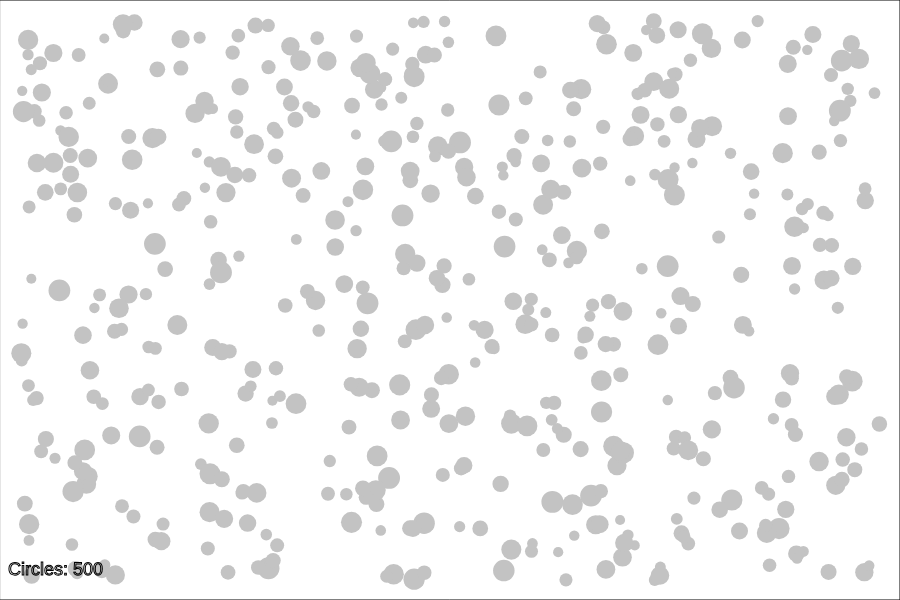
Frame 1 (no input)
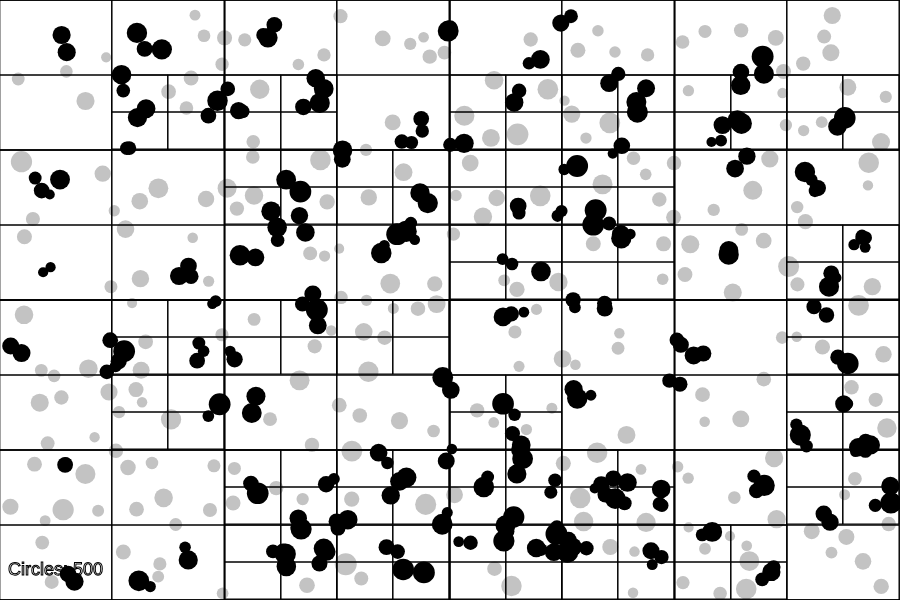
Frame 60 (no input)
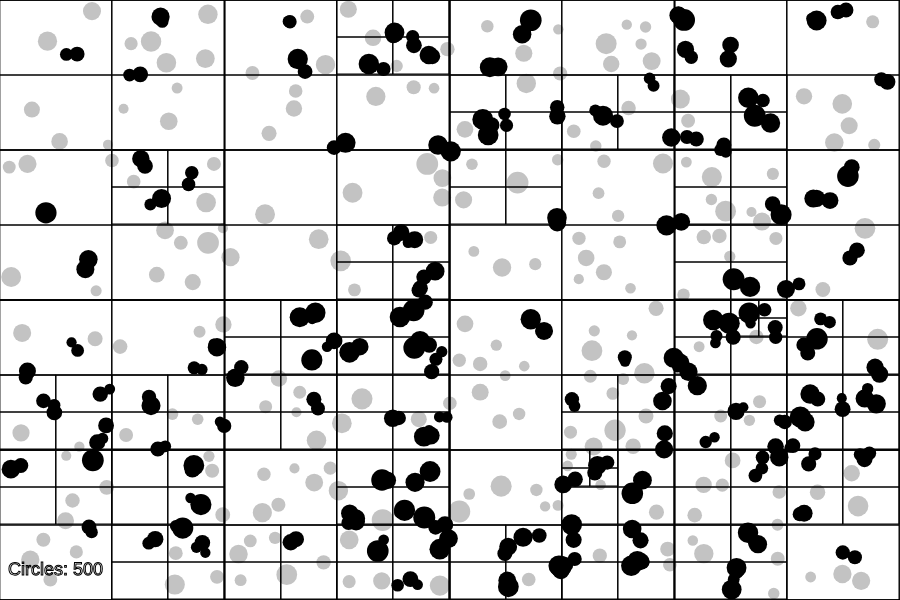
Frame 120 (the mouse pressed at the canvas centre since frame 60)

The p5.js sketch that drew these frames (run headless with seeded random() and noise() and a simulated clock; from frame 60 on, the mouse is pressed at the canvas centre):

// p5.js sketch
// ── sketch.js
let circles = [];
let quadTree;

let circleCount = 500;

function setup() {
    let canvasWidth = 900;
    let canvasHeight = 600;
    createCanvas(canvasWidth, canvasHeight);

    const bounds = new Rectangle(0, 0, canvasWidth, canvasHeight);
    quadTree = new QuadTree(bounds, 10);

    createCircles();
}

function draw() {
    background(255);

    renderCircles();
    quadTree.render();
    updateCircles();
    checkCollision();
    fillQuadTree();

    renderCircleCount();
}

function renderCircleCount() {
    textSize(18);
    text(`Circles: ${circleCount}`, 8, height - 25);
}

function randomizeCircleCount() {
    circleCount = Math.floor(random(50, 600));
    createCircles();
}

function createCircles() {
    circles = [];
    for (let i = 0; i < circleCount; i++) {
        circles[i] = new Circle(
            i,
            random(20, width - 20),
            random(20, height - 20)
        );
    }
}

function updateCircles() {
    for (let circle of circles) {
        circle.move();
    }
}

function renderCircles() {
    for (let circle of circles) {
        circle.render();
        circle.setHighlight(false);
    }
}

function fillQuadTree() {
    quadTree.clear();
    for (const circle of circles) {
        quadTree.insert(circle);
    }
}

function checkCollision() {
    for (let outer of circles) {
        const retCircles = quadTree.retrieve(outer);

        for (let inner of retCircles) {
            if (outer !== inner && outer.intersects(inner)) {
                outer.setHighlight(true);
            }
        }
    }
}

// ── Circle.js
class Circle {
    constructor(id, x, y) {
        this.id = id;
        this.x = x;
        this.y = y;
        this.velocity = { x: random(-2, 3), y: random(-2, 3) };
        this.radius = random(5, 11);
        this.diameter = this.radius * 2;
        this.height = this.diameter;
        this.width = this.diameter;
        this.highlight = false;
    }

    move() {
        this.x += this.velocity.x;
        this.y += this.velocity.y;

        if (this.x > width - this.radius || this.x < 0 + this.radius) {
            this.velocity.x *= -1;
        }

        if (this.y > height - this.radius || this.y < 0 + this.radius) {
            this.velocity.y *= -1;
        }
    }

    intersects(other) {
        const distance = dist(this.x, this.y, other.x, other.y);
        return distance < this.radius + other.radius;
    }

    setHighlight(value) {
        this.highlight = value;
    }

    render() {
        const fillColor = this.highlight ? 0 : 195;
        noStroke();
        fill(fillColor);
        circle(this.x, this.y, this.diameter);
    }
}

// ── QuadTree.js
const NW = 0;
const NE = 1;
const SW = 2;
const SE = 3;

class QuadTree {
    maxCapacity = 10;
    maxLevels = 150;

    constructor(bounds, level) {
        this.bounds = bounds;
        this.elements = [];
        this.quadrants = [];
        this.level = level;
        this.isSplit = false;
    }

    /**
     * Insert an element into the quad tree. If the limit is surpassed split the quadrant
     */
    insert(element) {
        if (this.isSplit) {
            const indexes = this.index(element);

            for (const index of indexes) {
                this.quadrants[index].insert(element);
            }

            return;
        }

        this.elements.push(element);

        if (
            this.elements.length > this.maxCapacity &&
            this.level < this.maxLevels
        ) {
            if (!this.isSplit) {
                this.split();
            }

            for (const existingElement of this.elements) {
                const indexes = this.index(existingElement);

                for (const index of indexes) {
                    this.quadrants[index].insert(existingElement);
                }
            }

            this.elements = [];
        }
    }

    /**
     * Splits the current quadrant into 4
     */
    split() {
        const x = Math.floor(this.bounds.x);
        const y = Math.floor(this.bounds.y);
        const w = Math.floor(this.bounds.width / 2);
        const h = Math.floor(this.bounds.height / 2);

        this.isSplit = true;

        // North West Quadrant
        this.quadrants[NW] = new QuadTree(
            new Rectangle(x, y, w, h),
            this.level + 1
        );

        // North East Quadrant
        this.quadrants[NE] = new QuadTree(
            new Rectangle(x + w, y, w, h),
            this.level + 1
        );

        // South West Quadrant
        this.quadrants[SW] = new QuadTree(
            new Rectangle(x, y + h, w, h),
            this.level + 1
        );

        // South East Quadrant
        this.quadrants[SE] = new QuadTree(
            new Rectangle(x + w, y + h, w, h),
            this.level + 1
        );
    }

    /**
     * Clears all the values from the QuadTree
     */
    clear() {
        this.elements = [];

        for (const quadrant of this.quadrants) {
            if (quadrant.isSplit) {
                quadrant.clear();
            }
        }

        this.quadrants = [];
        this.isSplit = false;
    }

    /**
     * Get the index of the quadrant the element is in
     */
    index(element) {
        const indexes = [];
        const verticalMidpoint = this.bounds.x + this.bounds.width / 2;
        const horizontalMidpoint = this.bounds.y + this.bounds.height / 2;

        const startNorth = element.y < horizontalMidpoint;
        const startWest = element.x < verticalMidpoint;
        const endEast = element.x + element.width > verticalMidpoint;
        const endSouth = element.y + element.height > horizontalMidpoint;

        // check the bounds of each quadrant
        if (startNorth && endEast) indexes.push(NE);
        if (startWest && startNorth) indexes.push(NW);
        if (startWest && endSouth) indexes.push(SW);
        if (endEast && endSouth) indexes.push(SE);

        return indexes;
    }

    /**
     * Retrieve all the elements with which there could be a collision
     */
    retrieve(element) {
        const indexes = this.index(element);
        let retElements = [...this.elements];

        // retrieve elements from child quadrants
        if (this.isSplit) {
            for (const index of indexes) {
                retElements = retElements.concat(
                    this.quadrants[index].retrieve(element)
                );
            }
        }

        // return the elements with all duplicates filtered out
        return retElements.filter((e, i) => retElements.indexOf(e) >= i);
    }

    render() {
        stroke(0);
        noFill();
        rect(
            this.bounds.x,
            this.bounds.y,
            this.bounds.width,
            this.bounds.height
        );

        if (this.isSplit) {
            for (let i = 0; i < this.quadrants.length; i++) {
                this.quadrants[i].render();
            }
        }
    }
}

// ── Rectangle.js
class Rectangle {
    constructor(x, y, width, height) {
        this.x = x;
        this.y = y;
        this.width = width;
        this.height = height;
    }
}
